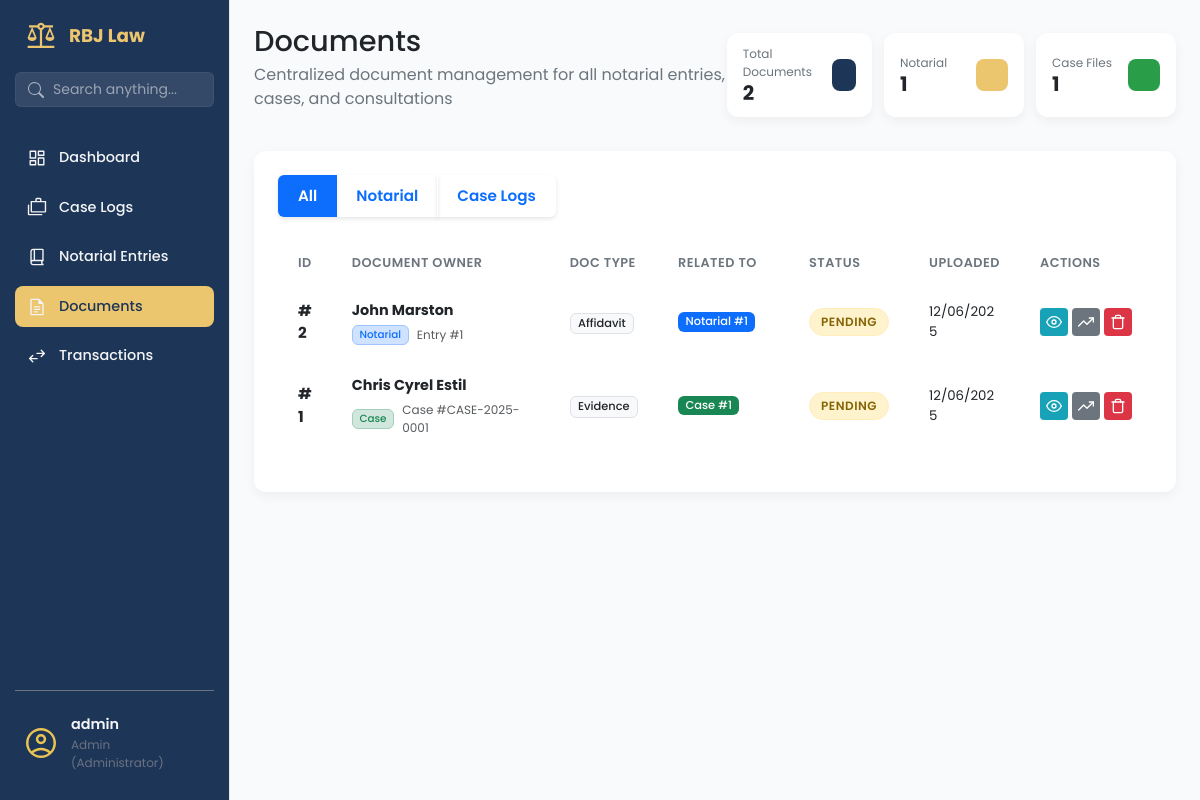
The page /documents/ (signed in) on the database as committed earlier.
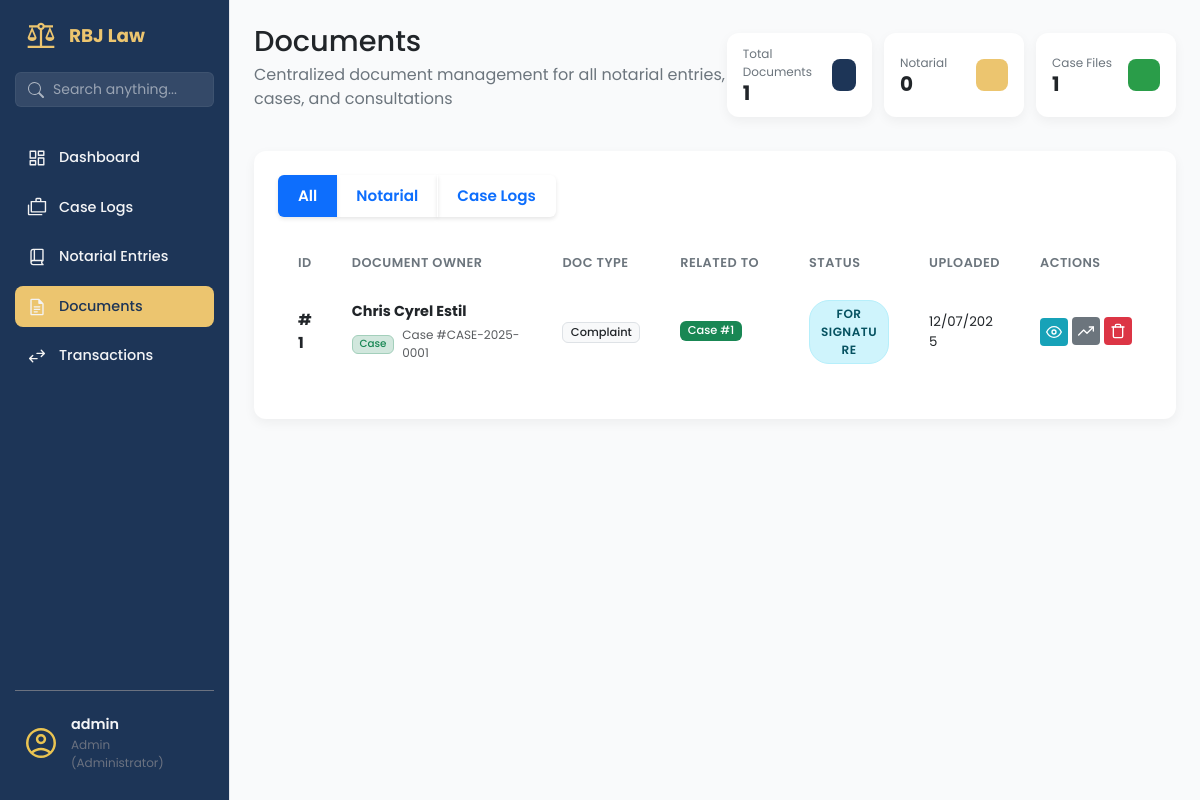
The same page on the database as committed later.
### app/models/document_mdl.py (models this page shows, shortened)
class Document(db.Model):
    __tablename__ = 'documents'
    id = db.Column(db.Integer, primary_key=True)
    filename = db.Column(db.String(255), nullable=False)
    file_path = db.Column(db.String(500), nullable=False)
    file_type = db.Column(db.String(50), nullable=True)
    file_size = db.Column(db.Integer, nullable=True)  # in bytes
    document_type = db.Column(db.String(100), nullable=True)  # e.g., Affidavit, ID, SPA Draft, etc.
    notes = db.Column(db.Text, nullable=True)
    document_status = db.Column(db.String(50), default='Pending', nullable=False)
    parent_type = db.Column(db.String(50), nullable=False)  # 'notarial_entry', 'case', 'client'
    parent_id = db.Column(db.Integer, nullable=False)
    uploaded_by = db.Column(db.Integer, db.ForeignKey('users.id'), nullable=True)
    uploaded_at = db.Column(db.DateTime, default=datetime.utcnow)
    last_modified = db.Column(db.DateTime, default=datetime.utcnow, onupdate=datetime.utcnow)
    uploader = db.relationship('User', backref='uploaded_documents', lazy=True)

### app/routes/documents_routes.py (the view)
@documents_bp.route('/')
@staff_or_admin_required
@login_required
def documents_page():
    document_type = request.args.get('type', 'all')
    query = Document.query
    if current_user.role == 'staff':
        query = query.filter(Document.parent_type != 'case')
    if document_type != 'all':
        query = query.filter_by(parent_type=document_type)
    search_term = request.args.get('search', '')
    if search_term:
        query = query.filter(or_(
            Document.filename.ilike(f'%{search_term}%'),
            Document.notes.ilike(f'%{search_term}%')
        ))
    documents = query.order_by(Document.uploaded_at.desc()).all()
    for doc in documents:
        doc.context_name = "Unknown Client"
        doc.context_ref = f"ID: {doc.parent_id}"
        if doc.parent_type == 'notarial_entry':
            entry = NotarialEntry.query.get(doc.parent_id)
            if entry:
                doc.context_ref = f"Entry #{entry.not_entry_num}"
                if entry.parties:
                    primary_party = entry.parties[0].party_name
                    if len(entry.parties) > 1:
                        doc.context_name = f"{primary_party} et al."
                    else:
                        doc.context_name = primary_party
                else:
                    doc.context_name = "No Party Listed"
        elif doc.parent_type == 'case':
            case = Case.query.get(doc.parent_id)
            if case:
                doc.context_ref = f"Case #{case.case_number}"
                if case.client:
                    doc.context_name = f"{case.client.client_first_name} {case.client.client_last_name}"
                else:
                    doc.context_name = case.title  # Fallback to case title if no client
            else:
                doc.context_name = "Deleted Case"
                doc.context_ref = f"ID: {doc.parent_id}"
        elif doc.parent_type == 'consultation':
            pass
        elif doc.parent_type == 'client':
            client = Client.query.get(doc.parent_id)
            if client:
                doc.context_name = f"{client.first_name} {client.last_name}"
                doc.context_ref = "Client File"
    return render_template('documents_page.html',
                         documents=documents,
                         current_filter=document_type,
                         search_term=search_term)

### app/utils/permissions.py (called while the page is built)
def staff_or_admin_required(f):
    @wraps(f)
    def decorated_function(*args, **kwargs):
        if not current_user.is_authenticated:
            flash('Please login to access this page.', 'error')
            return redirect(url_for('auth.login'))
        if current_user.role not in ['admin', 'staff']:
            flash('Staff or Administrator access required.', 'error')
            return redirect(url_for('dashboard.dashboard_page'))
        return f(*args, **kwargs)
    return decorated_function

### app/templates/documents_page.html (shortened to what the changed rows need)
{% extends 'base.html' %}
{% block content %}
<main class="dashboard-content">
    <header class="dashboard-header">
        <div>
            <h1>Documents </h1>
        </div>
        <div style="display: flex; justify-content: space-between; gap: 12px;">
            <div class="data-card data-card--sm">
                <div class="data-card__info">
                    <span class="data-card__title">Total Documents</span>
                    <span class="data-card__value">{{ documents|length }}</span>
                </div>
            </div>
            <div class="data-card data-card--sm">
                <div class="data-card__info">
                    <span class="data-card__title">Notarial</span>
                    <span class="data-card__value">
                        {% set notarial_count = [] %}
                        {{ notarial_count|length }}
                    </span>
                </div>
            </div>
                        {% set consultation_count = [] %}
        </div>
    </header>
    <section class="content-section">
        <div class="panel-card">
            <div class="table-wrapper">
                <table class="table">
                    <colgroup>
                    </colgroup>
                    <thead>
                        <tr>
                            <th>ID</th>
                            <th>Document Owner</th>
                            <th>Doc Type</th>
                            <th>Related To</th>
                            <th>Status</th>
                            <th>Uploaded</th>
                            <th>Actions</th>
                        </tr>
                    </thead>
                    <tbody>
                        {% for document in documents %}
                        <tr class="document-row" data-parent-type="{{ document.parent_type }}">
                            <td><strong>#{{ document.id }}</strong></td>
                            <td>
                                <div class="d-flex flex-column">
                                    <span class="fw-bold text-dark" style="font-size: 0.9rem;">
                                        {{ document.context_name }}
                                    </span>
                                    <div class="d-flex align-items-center mt-1">
                                        {% if document.parent_type == 'notarial_entry' %}
                                        <span
                                            class="badge bg-primary-subtle text-primary border border-primary-subtle me-2"
                                            style="font-size: 0.65rem;">Notarial</span>
                                        {% elif document.parent_type == 'case' %}
                                        <span
                                            class="badge bg-success-subtle text-success border border-success-subtle me-2"
                                            style="font-size: 0.65rem;">Case</span>
                                        {% elif document.parent_type == 'consultation' %}
                                        <span class="badge bg-info-subtle text-info border border-info-subtle me-2"
                                            style="font-size: 0.65rem;">Consultation</span>
                                        {% endif %}
                                        <small class="text-muted" style="font-size: 0.75rem;">
                                            {{ document.context_ref }}
                                        </small>
                                    </div>
                                </div>
                            </td>
                            <td><span class="badge bg-light text-dark border">{{ document.document_type or 'General'
                                    }}</span></td>
                            <td>
                                {% if document.parent_type == 'notarial_entry' %}
                                <span class="badge bg-primary mb-1">Notarial #{{ document.parent_id }}</span>
                                {% elif document.parent_type == 'case' %}
                                <span class="badge bg-success mb-1">Case #{{ document.parent_id }}</span>
                                {% else %}
                                <span class="badge bg-secondary mb-1">{{ document.parent_type|title }}</span>
                                {% endif %}
                            </td>
                            <td>
                                <span
                                    class="status-tag status-tag--{{ document.document_status|lower|replace(' ', '-') }}">
                                    {{ document.document_status }}
                                </span>
                            </td>
                            <td>
                                <div class="small">{{ document.uploaded_at.strftime('%m/%d/%Y') }}</div>
                            </td>
                            <td>
                                <div class="action-buttons">
                                    <a href="{{ url_for('documents.view_document', document_id=document.id) }}"
                                        target="_blank" class="btn-action btn-action--info" title="View">
                                        <svg xmlns="http://www.w3.org/2000/svg" width="16" height="16"
                                            viewBox="0 0 24 24" fill="none" stroke="currentColor" stroke-width="2"
                                            stroke-linecap="round" stroke-linejoin="round">
                                            <path d="M1 12s4-8 11-8 11 8 11 8-4 8-11 8-11-8-11-8z"></path>
                                            <circle cx="12" cy="12" r="3"></circle>
                                        </svg>
                                    </a>
                                    <div class="dropdown status-dropdown">
                                        <button class="btn-action btn-action--secondary dropdown-toggle" type="button"
                                            data-bs-toggle="dropdown" aria-expanded="false" title="Update Status">
                                            <svg xmlns="http://www.w3.org/2000/svg" width="16" height="16"
                                                viewBox="0 0 24 24" fill="none" stroke="currentColor" stroke-width="2"
                                                stroke-linecap="round" stroke-linejoin="round">
                                                <polyline points="23 6 13.5 15.5 8.5 10.5 1 18"></polyline>
                                                <polyline points="17 6 23 6 23 12"></polyline>
                                            </svg>
                                        </button>
                                    </div>
                                    <form action="{{ url_for('documents.delete_document', document_id=document.id) }}"
                                        method="POST" style="display:inline;"
                                        onsubmit="return confirm('Are you sure you want to delete this document?');">
                                        <button type="submit" class="btn-action btn-action--danger" title="Delete">
                                        </button>
                                    </form>
                                </div>
                            </td>
                        </tr>
                        {% endfor %}
                    </tbody>
                </table>
            </div>
        </div>
    </section>
</main>
{% endblock %}

Rows that differ between the two databases and show on the page:
removed Document: id "2", context_name "John Marston", parent_type "Notarial", context_ref "Entry #1", document_type "Affidavit", parent_id "1", document_status "PENDING", uploaded_at "12/06/2025"
changed Document id 1: document_type "Evidence" → "Complaint"; document_status "PENDING" → "FOR SIGNATURE"; uploaded_at "12/06/2025" → "12/07/2025"
Other text that changed with them:
{{ documents|length }}: "2" → "1"
{{ notarial_count|length }}: "1" → "0"
